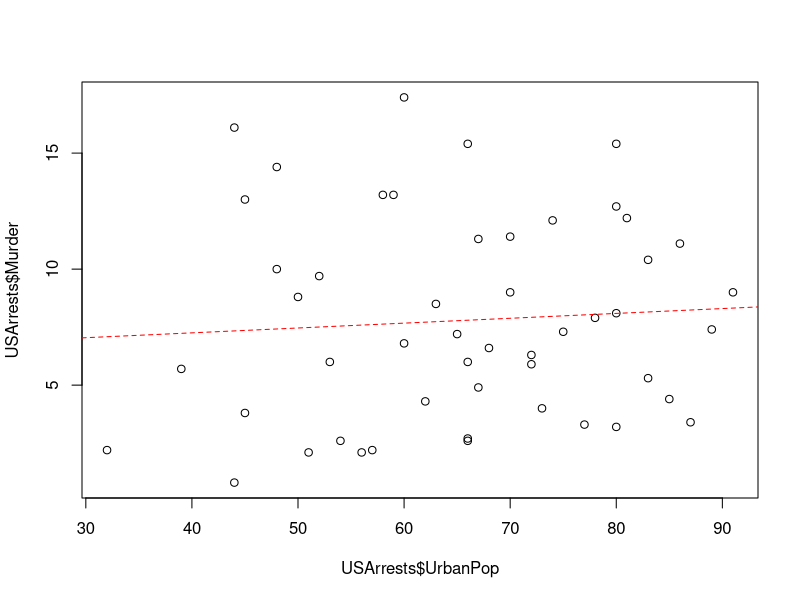

This chart was generated by the following R code:
# Második óra

# Adattáblák (Data frames)
# Az R-ben vannak előre beépített adattáblák is. Próbáljunk betölteni egyet!

data("USArrests") # A data() függvény betölti az előre beépített adattáblát. Ez az USA-ban történt letartóztatásokról szól.
USArrests  # Nézzük meg az adattáblát

# Ha ez egy kicsit zavarosnak tűnik, nyisd meg az adattáblát máshogy:
View(USArrests)

str(USArrests) # ENézzük meg az adattábla struktúráját, hogy milyen változók vannak benne, hány megfigyelés stb.
# 'data.frame':	50 obs. of  4 variables:
# $ Murder  : num  13.2 10 8.1 8.8 9 7.9 3.3 5.9 15.4 17.4 ...
# $ Assault : int  236 263 294 190 276 204 110 238 335 211 ...
# $ UrbanPop: int  58 48 80 50 91 78 77 72 80 60 ...
# $ Rape    : num  21.2 44.5 31 19.5 40.6 38.7 11.1 15.8 31.9 25.8 ...

head(USArrests) # Nézzük meg az első 5 sorát
tail(USArrests, 10) # Vagy az utolsó 10 sorát

names(USArrests) # Adattábla változóinak nevei
row.names(USArrests) # A megfigyelések (observation) nevei
nrow(USArrests) # Megfigyelések száma

# Feltáró adatelemzés

# Nyissunk meg konkrét változókat az adattáblában
# Két fő lehetséges útja van ennek:
# Lehet úgy kezelni az adattáblát, mintha egy két dimenziós változó lenne:
USArrests[1:10, c("Murder","Assault","Rape")]

# Ezen felül használhatod a "$" jelet is, hogy meghívj egy konkrét változót az adattáblából
USArrests$Assault

# Ahhoz, hogy egy számszerűsített összefoglalást kapjunk a [Murder] változóról a USArrests adattáblában
summary(USArrests$Murder)

# Ábrázoljuk egy pont diagrammon a városi lakosság száma és a gyilkosságok miatti letartóztatások száma közötti összefüggést
plot(x = USArrests$UrbanPop, y = USArrests$Murder)

# Hozzunk létre egy lineáris modelt (későbbi órákon részletesen lesz erről szó, most a két változó közti asszociáció vizsgálatára használjuk)
USArrest_lm <- lm(USArrests$Murder ~ USArrests$UrbanPop) # Egy complex objektumot kapunk eredméynek, de minket csak az lm változó érdekel.

abline(USArrest_lm$coefficients, lty = "dashed", col = "red") # Rakjuk rá a lináris összefüggést ábrázoló piros vonalat az ábránkra.